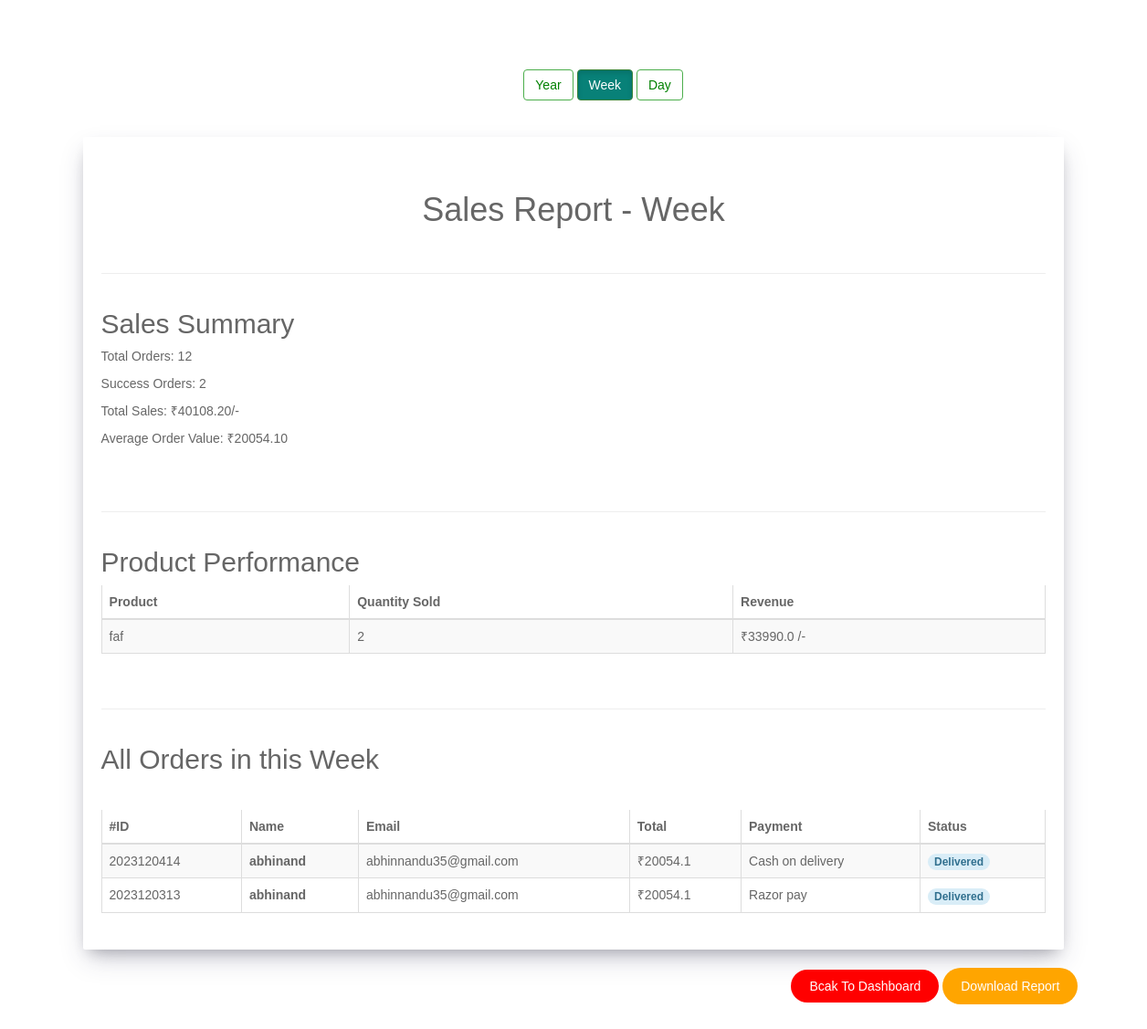
The page /adminapp/sales on the database its author committed.
### mainapp/models.py (models this page shows, shortened)
class Products(models.Model):
    product_name = models.CharField(max_length=200, blank=True, null=True)
    brand_name = models.CharField(max_length=200 ,blank=True, null=True)
    old_price = models.CharField(max_length=200,blank=True, null=True)
    price = models.IntegerField(blank=True, null=True)
    colors = models.CharField(max_length=100, blank=True, null=True)
    description = models.TextField(blank=True, null=True)
    product_image1 = models.ImageField(upload_to='media/product/img1', blank=True, null=True)
    product_image2 = models.ImageField(upload_to='media/product/img2', blank=True, null=True)
    product_image3 = models.ImageField(upload_to='media/product/img3', blank=True, null=True)
    product_image4 = models.ImageField(upload_to='media/product/img4', blank=True, null=True)
    product_image5 = models.ImageField(upload_to='media/product/img5', blank=True, null=True)
    is_avialable = models.BooleanField('Is available', default=False, blank=True, null=True)
    created_on = models.DateTimeField(auto_now_add=True,blank=True, null=True)
    category = models.ForeignKey('Category', on_delete=models.CASCADE, default=False, blank=True, null=True)
    soft_delete = models.BooleanField(default=False)
    material = models.CharField(max_length=200,blank=True, null=True)
    special_feature = models.CharField(max_length=200,blank=True, null=True)
    fit_type = models.CharField(max_length=200,blank=True, null=True)
    shoe_width = models.IntegerField(blank=True, null=True)
    rating=models.FloatField(default=0,null=True)

### orderapp/models.py (models this page shows, shortened)
class Order(models.Model):
    STATUS = [
        ('New', 'New'),
        ('Delivered', 'Delivered'),
        ('Cancelled', 'Cancelled'),
        ('Returned', 'Returned'),
    ]
    user = models.ForeignKey(User, on_delete=models.SET_NULL, null=True)
    order_number = models.CharField(max_length=200)
    address=models.ForeignKey(Address,on_delete=models.SET_NULL,blank=True,null=True)
    order_total = models.FloatField()
    shipping = models.FloatField()
    tax = models.FloatField()
    status = models.CharField(max_length=100, choices=STATUS, default='New')
    is_ordered = models.BooleanField(default=False)
    created_at = models.DateTimeField(auto_now_add=True)
    updated_at = models.DateTimeField(auto_now=True)
    discount = models.FloatField(default=0)

class OrderProduct(models.Model):
    order = models.ForeignKey(Order, on_delete=models.CASCADE)
    payment = models.ForeignKey(Payment, on_delete=models.SET_NULL, blank=True, null=True)
    user = models.ForeignKey(User, on_delete=models.CASCADE)
    product = models.ForeignKey(Products, on_delete=models.CASCADE)
    variant = models.ForeignKey(ProductAttribute, on_delete=models.CASCADE)
    quantity = models.IntegerField()
    product_price = models.FloatField()
    ordered = models.BooleanField(default=False)
    created_at = models.DateTimeField(auto_now_add=True)
    updated_at = models.DateTimeField(auto_now=True)
    size = models.IntegerField()

class Payment(models.Model):
    user = models.ForeignKey(User, on_delete=models.CASCADE)
    payment_method = models.CharField(max_length=100,default='Cancelled')
    amount_paid = models.CharField(max_length=100)
    status = models.CharField(max_length=100)
    discount = models.FloatField(default=0)
    created_at = models.DateTimeField(auto_now_add=True)

### adminapp/views.py (the view)
# urls.py: path('sales', views.sales, name='sales'),
def sales(request):
    end_date = datetime.now()
    start_date = end_date - timedelta(days=7)
    total_sales = Order.objects.filter(status='Delivered', created_at__range=(start_date, end_date)).aggregate(
        total_sales=Sum('order_total'))['total_sales'] or 0
    total_orders = Order.objects.filter(created_at__range=(start_date, end_date)).count()
    success_orders = Order.objects.filter(status='Delivered', created_at__range=(start_date, end_date)).count()
    average_order_value = total_sales / success_orders if success_orders != 0 else 0
    delivered_products = OrderProduct.objects.filter(order__status='Delivered',
                                                     order__created_at__range=(start_date, end_date), ordered=True
                                                     ).values('product__product_name'
                                                              ).annotate(total_quantity_sold=Sum('quantity'),
                                                                         total_revenue=Sum(
                                                                             F('quantity') * F('product_price'))
                                                                         ).order_by('-total_quantity_sold')
    order_products = Order.objects.filter(status='Delivered', created_at__range=(start_date, end_date)).order_by(
        '-created_at')
    Month = end_date.month
    print(Month)
    context = {
        'total_sales': total_sales,
        'total_orders': total_orders,
        'average_order_value': average_order_value,
        'delivered_products': delivered_products,
        'end_date': end_date,
        'order_products': order_products,
        'success_orders': success_orders,
        'month': Month
    }
    return render(request, 'admin/monthly_sales.html', context)

### cartapp/context_processors.py (called while the page is built)
def counter(request):
    cart_count = 0
    try:
        cart = Cart.objects.filter(cart_id=_cart_id(request))
        if request.user.is_authenticated:
            cart_items = CartItem.objects.all().filter(user=request.user)
        else:
            cart_items = CartItem.objects.all().filter(cart=cart[:1])
        for cart_item in cart_items:
            cart_count += cart_item.quantity
    except Cart.DoesNotExist:
        cart_count = 0
    return {'cart_count': cart_count}

### cartapp/views.py (called while the page is built)
def _cart_id(request):
    if request.user.is_authenticated:
        cart_id = request.session.session_key
        if not cart_id:
            request.session.save()  # Save session to generate a session key
            cart_id = request.session.session_key
    else:
        if 'cart_id' not in request.session:
            request.session['cart_id'] = uuid.uuid4().hex  # Generate a random cart ID for anonymous users
        cart_id = request.session['cart_id']
    return cart_id

### mainapp/context_processors.py (called while the page is built)
def wishlist_count(request):
    wishlist_item_count = 0
    if request.user.is_authenticated:
        wishlist_item_count = Wishlist.objects.filter(user=request.user).count()
    return {'wishlist_item_count': wishlist_item_count}

### templates/admin/monthly_sales.html (shortened to what this page needs)
<!DOCTYPE html>
<html lang="en">
<head>
<link rel="stylesheet" href="https://netdna.bootstrapcdn.com/bootstrap/3.3.6/css/bootstrap.min.css">
</head>
<body>
<div class="container">
    <div class="row">
        <div class="col-xs-12">
            <center>
            <div class="d-flex justify-content-center">
                <a href="{% url 'current_year_sales' %}" class="btn btn-success mx-2 not_active">Year</a>
                <a href="{% url 'sales' %}" class="btn btn-success mx-2 active">Week</a>
                <a href="{% url 'today_sales' %}" class="btn btn-success mx-2 not_active">Day</a>
            </div>
           </center>
        </div>
    </div>
</div>
<br>
<br>
<div class="container sales-container ">
    <div class="row">
        <div class="col-xs-12">
            <div class="grid sales">
                 <div class="grid-body">
                    <div class="sale-title">
                        <br>
                        <div class="row">
                            <div class="col-xs-12">
                                <h1>
                                    Sales Report - Week
                            </div>
                        </div>
                     </div>
                    <br> <hr> <br>
                    <div class=" report-section">
                    <h2>Sales Summary</h2>
                    <p>Total Orders: {{ total_orders }}</p>
                    <p>Success Orders: {{ success_orders }}</p>
                     <p>Total Sales: ₹{{ total_sales|floatformat:2 }}/-</p>
                    <p>Average Order Value: ₹{{ average_order_value|floatformat:2 }}</p>
                </div>
                     <br> <hr> <br>
                    <div class="row">
                        <div class="col-md-12">
                        <h2 >Product Performance</h2>
                            <table class="table table-striped">
                                <thead>
                                    <tr class="line">
                                        <th class="text-left"><strong>Product</strong></th>
                                        <th class="text-right"> <strong>Quantity Sold</strong></th>
                                        <th class="text-right"><strong>Revenue</strong></th>
                                    </tr>
                                </thead>
                                <tbody>
                                    {% for sale in delivered_products %}
                                        <tr>
                                            <td>{{ sale.product__product_name }}</td>
                                            <td class="text-right">{{ sale.total_quantity_sold }}</td>
                                            <td class="text-right">₹{{ sale.total_revenue }} /-</td>
                                        </tr>
                                    {% endfor %}
                                </tbody>
                            </table>
                        </div>
                    </div>
                    <br>
                     <hr>
                     <br>
                    <div class="row">
                    <div class="table-responsive col-md-12">
                        <h2 >All Orders in this Week</h2><br>
                        <table class="table table-striped">
                            <thead>
                                <tr>
                                    <th>#ID</th>
                                    <th scope="col">Name</th>
                                    <th scope="col">Email</th>
                                    <th scope="col">Total</th>
                                    <th scope="col">Payment</th>
                                    <th scope="col">Status</th>
                                </tr>
                            </thead>
                            <tbody>
                            {% for order in order_products %}
                                <tr>
                                    <td>{{order.order_number}}</td>
                                    <td><b>{{order.user.username}}</b></td>
                                    <td>{{order.user.email}}</td>
                                    <td>₹{{order.order_total}}</td>
                                    {% if order.orderproduct_set.exists %}
                                        {% with first_order_product=order.orderproduct_set.first %}
                                            <td>{{ first_order_product.payment.payment_method }}</td>
                                        {% endwith %}
                                    {% endif %}
                                    <td>
                                        {% if order.status == 'Delivered' %}
                                            <span class="badge rounded-pill alert-info">Delivered</span>
                                        {% endif %}
                                    </td>
                                </tr>
                            {% endfor %}
                            </tbody>
                        </table>
                    </div>
                            <br>
                </div>
            </div>
        </div>
    </div>
</div>
</div>
<div class="row">
    <div class="col-md-12 text-right">
            <a href="{% url 'admin_home' %}" class="back">Bcak To Dashboard</a>
            <button id="pdfButton">Download Report</button>
    </div>
</div>
</body>
</html>

### templates/admin/monthly_sales.html (style rules this page uses)
body, html { margin: 0; padding: 0; }
body { font-family: Arial, sans-serif; background: #fff; margin: 20mm; }
.sales-container { width: 100%; max-width: 100%; }
.sales { background: #fff; color: #666666; border-radius: 2px; box-shadow: rgba(50, 50, 93, 0.25) 0px 13px 27px -5px, rgba(0, 0, 0, 0.3) 0px 8px 16px -8px; padding: 20px; }
h1 { text-align: center; }
.report-section { margin-bottom: 30px; }
.sales h2 { margin-top: 0; line-height: 1em; }
.sales table { width: 100%; border-collapse: collapse; margin-top: 10px; }
.sales table th, .sales table td { border: 1px solid #ddd; padding: 8px; text-align: left; }
#pdfButton { border-radius: 20px; background-color: orange; color: white; padding: 10px 20px; border: none; cursor: pointer; margin-top: 20px; }
.back { border-radius: 20px; background-color: red; color: white; padding: 10px 20px; border: none; cursor: pointer; margin-top: 10px; text-decoration:none; }
.active { background-color:#088178 !important; }
.not_active { background-color:white !important; color:green !important; }

### rows shown on the page
Products: product__product_name "faf", total_quantity_sold "2", total_revenue "33990.0"
Order: order_number "2023120414", user.username "abhinand", user.email "abhinnandu35@gmail.com", order_total "20054.1", orderproduct_set.first.payment.payment_method "Cash on delivery", status "Delivered"
Order: order_number "2023120313", user.username "abhinand", user.email "abhinnandu35@gmail.com", order_total "20054.1", orderproduct_set.first.payment.payment_method "Razor pay", status "Delivered"

### other values the page prints
{{ total_orders }} "12"
{{ success_orders }} "2"
{{ total_sales|floatformat:2 }} "40108.20"
{{ average_order_value|floatformat:2 }} "20054.10"
